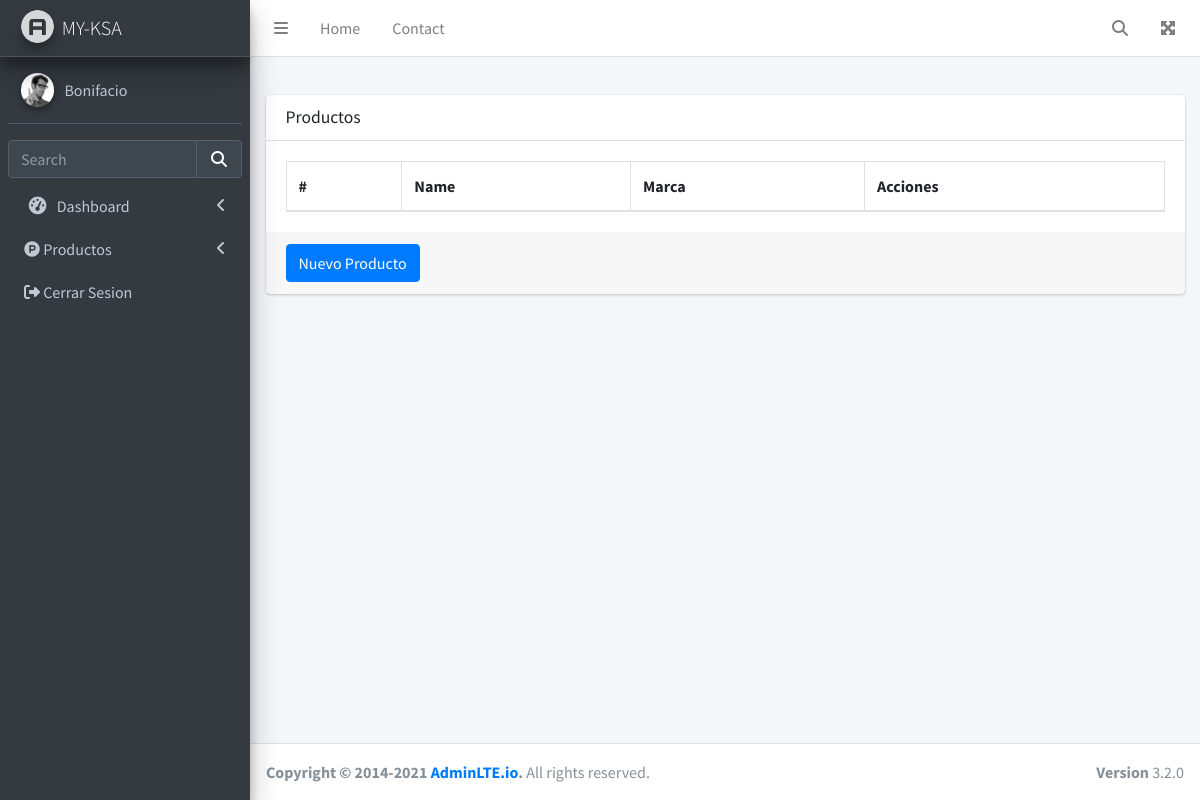
The page /product/ (signed in) on the database as committed earlier.
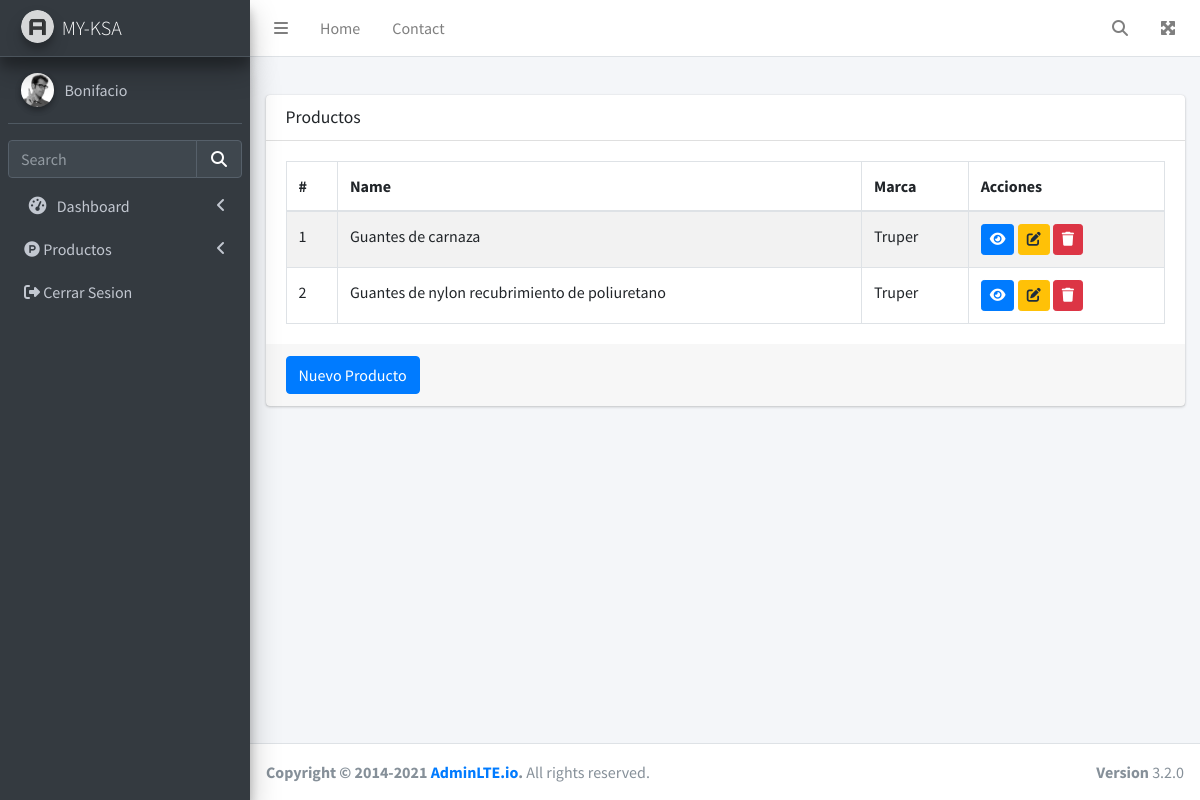
The same page on the database as committed later.
### src/user/models.py (models this page shows, shortened)
class UserAccount(AbstractBaseUser,Person, PermissionsMixin):
    username = models.CharField(verbose_name="Nombre de Usuario",max_length=150,unique=True,null=False,blank=False)
    email = models.EmailField(verbose_name="Correo Electronico",max_length=255, unique=True, null=False,blank=False)
    phone = models.CharField(verbose_name="telefono",max_length=13,null=False,blank=False)
    is_active = models.BooleanField(default=True)
    is_staff = models.BooleanField(default=False)
    objects = UserAccountManager()
    USERNAME_FIELD = 'username'
    REQUIRED_FIELDS = ['first_name', 'last_name','email']

### src/products/models.py (models this page shows, shortened)
class Product(models.Model):
    id = models.UUIDField(primary_key=True,editable=False,default=uuid.uuid4)
    name = models.CharField(verbose_name="Nombre",max_length=250,blank=False,null=False)
    description = models.TextField(verbose_name="Descripcion",null=True,blank=True)
    image = models.ImageField( verbose_name="Foto",null=True,blank=True)
    category = models.ForeignKey(Category,verbose_name="Categoria",related_name="category",on_delete=models.CASCADE)
    slug = models.SlugField(null=True,blank=True)
    brand = models.ForeignKey(Brand,verbose_name="Marca",related_name="brand",on_delete=models.CASCADE)
    created_at = models.DateTimeField(auto_now_add=True)
    updated_at = models.DateTimeField(auto_now=True)
    class Meta:
        verbose_name = "Product"
        verbose_name_plural = "Products"

class Brand(models.Model):
    id = models.UUIDField(primary_key=True,editable=False,default=uuid.uuid4)
    name = models.CharField(verbose_name="Marca",max_length=250,blank=False,null=False)
    slug = models.SlugField(null=True,blank=True)
    created_at = models.DateTimeField(auto_now_add=True)
    updated_at = models.DateTimeField(auto_now=True)
    class Meta:
        verbose_name = "brand"
        verbose_name_plural = "brands"

### src/products/views.py (the view)
# urls.py: path('',ProductListView.as_view(),name="product_index"),
class ProductListView(LoginRequiredMixin,ListView):
    template_name="product/index.html"
    model=ProductForms.Meta.model
    queryset=ProductForms.Meta.model.objects.all().select_related("brand").order_by('name')
    context_object_name="products_list"
    def get_context_data(self, **kwargs):
        context = super().get_context_data(**kwargs)
        context["title"] = "Productos"
        return context

### template/product/index.html (shortened to what this page needs)
{% extends '../layout/_layout.html' %}
{% block content %}
    <div class="row">
        <div class="col-12">
          <div class="card">
            <div class="card-header">
              <h3 class="card-title">{{title}}</h3>
            </div>
            <div class="card-body">
              <table id="category" class="table table-striped table-bordered">
                <thead>
                  <tr>
                    <th>#</th>
                    <th>Name</th>
                    <th>Marca</th>
                    <th>Acciones</th>
                  </tr>
                </thead>
                <tbody>
                  {% for product in products_list %}
                  <tr>
                    <td>{{forloop.counter}}</td>
                    <td>{{product.name}}</td>
                    <td>{{product.brand.name}}</td>
                    <td>
                      <a href="{% url 'product_detail' product.slug %}" class="btn btn-primary btn-sm">
                          <i class="fa-solid fa-eye"></i>
                      </a>
                      <a
                        class="btn btn-warning btn-sm"
                        href="{% url 'product_edit' product.slug %}"
                        ><i class="fa-solid fa-pen-to-square"></i></a
                      >
                      <a
                        class="btn btn-danger btn-sm"
                        href="{% url 'product_delete' product.slug %}"
                        ><i class="fa-solid fa-trash"></i></a
                      >
                    </td>
                  </tr>
                  {% endfor %}
                </tbody>
              </table>
            </div>
            <div class="card-footer">
              <a href="{% url 'product_store' %}" class="btn btn-primary">Nuevo Producto</a>
            </div>
          </div>
        </div>
      </div>
      {% endblock content %}

### template/layout/_layout.html (shortened to what this page needs)
<!DOCTYPE html>
<html lang="en">
<head>
  {% load static %}
  {% include '../components/_scripts.html' %}
</head>
<body class="hold-transition sidebar-mini layout-navbar-fixed">
<div class="wrapper">
    {% include '../components/_nav.html' %}
   {% include '../components/_sidebar.html' %}
  <div class="content-wrapper">
    <section class="content-header">
    </section>
    <section class="content">
      <div class="container-fluid">
          {% block content %}
          {% endblock content %}
      </div>
    </section>
  </div>
  <footer class="main-footer">
    <div class="float-right d-none d-sm-block">
      <b>Version</b> 3.2.0
    </div>
    <strong>Copyright &copy; 2014-2021 <a href="https://adminlte.io">AdminLTE.io</a>.</strong> All rights reserved.
  </footer>
</div>
</body>
</html>

### template/components/_scripts.html (shortened to what this page needs)
{% load static %}
 <link rel="stylesheet" href="https://cdnjs.cloudflare.com/ajax/libs/font-awesome/6.7.2/css/all.min.css" />
 <link rel="stylesheet" href="{% static 'css/adminlte.min.css' %}">
<link href="https://cdn.datatables.net/2.2.2/css/dataTables.dataTables.css" rel="stylesheet">
<link rel="stylesheet" href="https://cdn.datatables.net/2.2.2/css/dataTables.bootstrap4.css">
<link href="https://cdn.jsdelivr.net/npm/select2@4.1.0-rc.0/dist/css/select2.min.css" rel="stylesheet" />
<link rel="stylesheet" href="https://cdn.jsdelivr.net/npm/@ttskch/select2-bootstrap4-theme@x.x.x/dist/select2-bootstrap4.min.css">

### template/components/_nav.html (shortened to what this page needs)
{% load static %}
<nav class="main-header navbar navbar-expand navbar-white navbar-light">
    <ul class="navbar-nav">
        <li class="nav-item">
            <a class="nav-link" data-widget="pushmenu" href="#" role="button"><i class="fas fa-bars"></i></a>
        </li>
        <li class="nav-item d-none d-sm-inline-block">
            <a href="../../index3.html" class="nav-link">Home</a>
        </li>
        <li class="nav-item d-none d-sm-inline-block">
        <a href="#" class="nav-link">Contact</a>
        </li>
    </ul>
    <ul class="navbar-nav ml-auto">
      <li class="nav-item">
        <a class="nav-link" data-widget="navbar-search" href="#" role="button">
          <i class="fas fa-search"></i>
        </a>
      </li>
      <li class="nav-item">
        <a class="nav-link" data-widget="fullscreen" href="#" role="button">
          <i class="fas fa-expand-arrows-alt"></i>
        </a>
    </li>
    </ul>
</nav>

### template/components/_sidebar.html (shortened to what this page needs)
{% load static %}
<aside class="main-sidebar sidebar-dark-primary elevation-4">
    <a href="../../index3.html" class="brand-link elevation-4">
        <img src="{% static '/img/AdminLTELogo.png' %}" alt="AdminLTE Logo" class="brand-image img-circle elevation-3" style="opacity: .8">
        <span class="brand-text font-weight-light">MY-KSA</span>
    </a>
    <div class="sidebar">
    <div class="user-panel mt-3 pb-3 mb-3 d-flex">
        <div class="image">
            <img src="{% static 'img/user2-160x160.jpg' %}" class="img-circle elevation-2" alt="User Image">
        </div>
        <div class="info">
            <a href="#" class="d-block">{{user.username}}</a>
        </div>
    </div>
    <div class="form-inline">
        <div class="input-group" data-widget="sidebar-search">
            <input class="form-control form-control-sidebar" type="search" placeholder="Search" aria-label="Search">
            <div class="input-group-append">
                <button class="btn btn-sidebar">
                    <i class="fas fa-search fa-fw"></i>
                </button>
            </div>
        </div>
    </div>
    <nav class="mt-2">
        <ul class="nav nav-pills nav-sidebar flex-column" data-widget="treeview" role="menu" data-accordion="false">
            <li class="nav-item">
                <a href="#" class="nav-link">
                    <i class="nav-icon fas fa-tachometer-alt"></i>
                    <p>
                    Dashboard
                    <i class="right fas fa-angle-left"></i>
                    </p>
                </a>
            </li>
            <li class="nav-item">
                <a href="#" class="nav-link">
                    <i class="fa-brands fa-product-hunt"></i>
                    <p>
                        Productos
                    <i class="right fas fa-angle-left"></i>
                    </p>
                </a>
            </li>
            <li class="nav-item">
                <a class="nav-link" href="{% url 'log_out' %}">
                    <i class="fa-solid fa-right-from-bracket"></i>
                    <p>
                        Cerrar Sesion
                    </p>
                </a>
            </li>
        </ul>
    </nav>
    </div>
</aside>

Rows that differ between the two databases and show on the page:
added Product: name "Guantes de carnaza", brand.name "Truper"
added Product: name "Guantes de nylon recubrimiento de poliuretano", brand.name "Truper"
